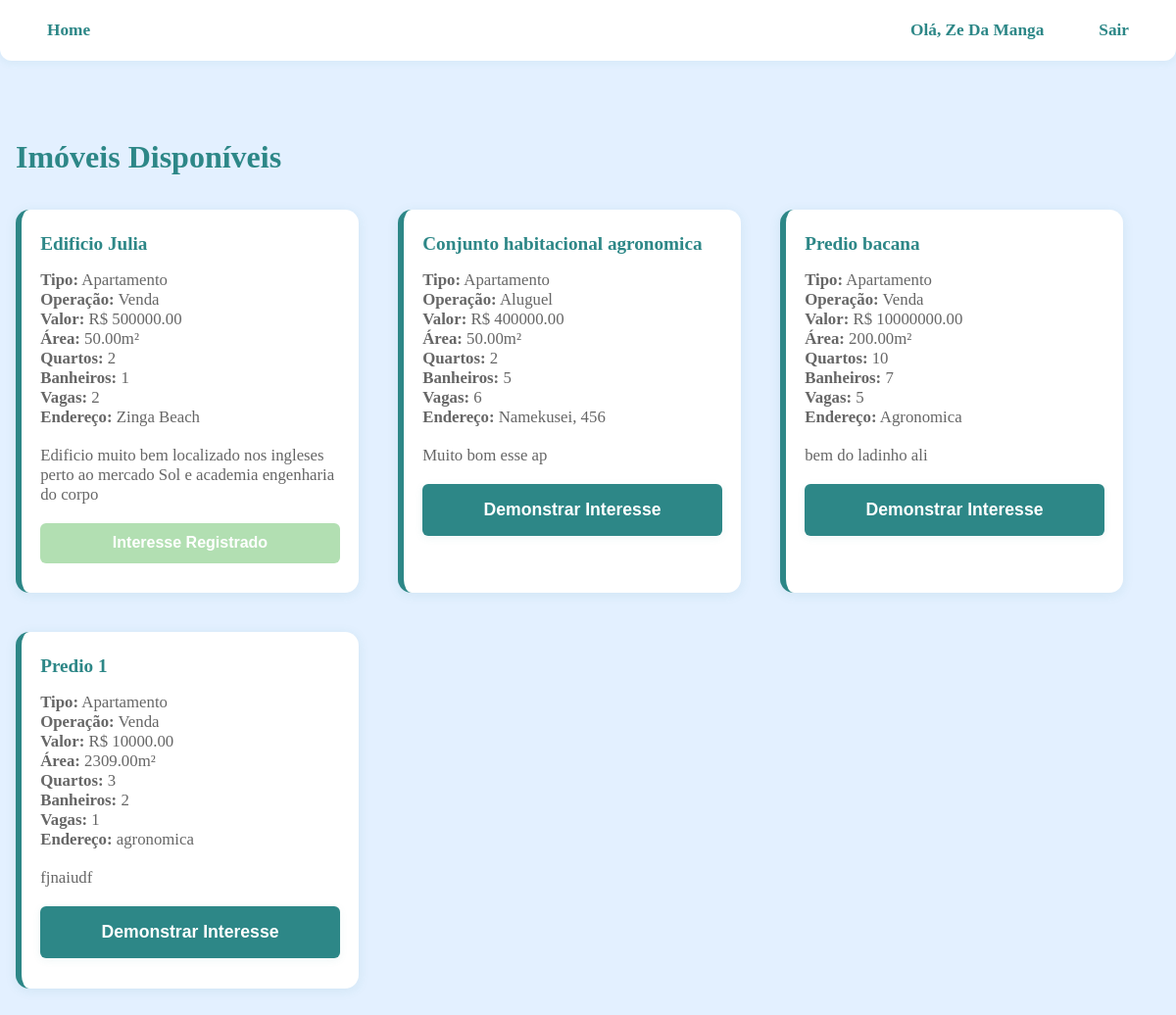
The app's page /imoveis/listar/ (signed in) with its own data.
### usuarios/models.py (models this page shows, shortened)
class CustomUser(AbstractUser):
    class Roles(models.TextChoices):
        CORRETOR = 'CORRETOR', _('Corretor')
        CLIENTE = 'CLIENTE', _('Cliente')
    telefone = models.CharField(max_length=20, blank=True, null=True)
    cpf = models.CharField(max_length=14, unique=True, blank=True, null=True)
    endereco = models.CharField(max_length=200, blank=True, null=True)
    role = models.CharField(
        max_length=10,
        choices=Roles.choices,
        verbose_name='Tipo de Usuário',
        help_text='Selecione se é Cliente ou Corretor'
    )
    def is_cliente(self):
        return self.role == self.Roles.CLIENTE

### imobiliaria/models.py (models this page shows, shortened)
class Imovel(models.Model):
    TIPO_CHOICES = [
        ('CASA', 'Casa'),
        ('APARTAMENTO', 'Apartamento'),
        ('COMERCIAL', 'Comercial'),
        ('TERRENO', 'Terreno'),
    ]
    STATUS_CHOICES = [
        ('DISPONIVEL', 'Disponível'),
        ('VENDIDO', 'Vendido'),
        ('ALUGADO', 'Alugado'),
    ]
    OPERACAO_CHOICES = [
        ('VENDA', 'Venda'),
        ('ALUGUEL', 'Aluguel'),
    ]
    titulo = models.CharField(max_length=200)
    descricao = models.TextField()
    tipo = models.CharField(max_length=20, choices=TIPO_CHOICES)
    endereco = models.CharField(max_length=200)
    area = models.DecimalField(max_digits=10, decimal_places=2)
    quartos = models.IntegerField()
    banheiros = models.IntegerField()
    vagas_garagem = models.IntegerField()
    valor = models.DecimalField(max_digits=12, decimal_places=2)
    status = models.CharField(max_length=20, choices=STATUS_CHOICES, default='DISPONIVEL')
    operacao = models.CharField(max_length=20, choices=OPERACAO_CHOICES)
    corretor = models.ForeignKey(CustomUser, on_delete=models.CASCADE)
    data_cadastro = models.DateTimeField(auto_now_add=True)
    data_atualizacao = models.DateTimeField(auto_now=True)

### imobiliaria/views.py (the view)
# urls.py: path('imoveis/listar/', views.listar_imoveis, name='listar_imoveis'),
@login_required
def listar_imoveis(request):
    imoveis = Imovel.objects.filter(status='DISPONIVEL')
    if request.user.is_cliente():
        interesses_usuario = Interesse.objects.filter(cliente=request.user)
        imoveis_com_interesse = [interesse.imovel.id for interesse in interesses_usuario]
    else:
        imoveis_com_interesse = []
    return render(request, 'pages/listar_imoveis.html', {
        'imoveis': imoveis,
        'imoveis_com_interesse': imoveis_com_interesse
    })

### imobiliaria/templates/pages/listar_imoveis.html (shortened to what this page needs)
{% extends 'base.html' %}
{% block content %}
<div class="property-list-container">
    <h2>Imóveis Disponíveis</h2>
    {% if imoveis %}
        <div class="property-list-row">
            {% for imovel in imoveis %}
                <div class="property-list-card">
                    <h5>{{ imovel.titulo }}</h5>
                    <p>
                        <strong>Tipo:</strong> {{ imovel.get_tipo_display }}<br>
                        <strong>Operação:</strong> {{ imovel.get_operacao_display }}<br>
                        <strong>Valor:</strong> R$ {{ imovel.valor }}<br>
                        <strong>Área:</strong> {{ imovel.area }}m²<br>
                        <strong>Quartos:</strong> {{ imovel.quartos }}<br>
                        <strong>Banheiros:</strong> {{ imovel.banheiros }}<br>
                        <strong>Vagas:</strong> {{ imovel.vagas_garagem }}<br>
                        <strong>Endereço:</strong> {{ imovel.endereco }}
                    </p>
                    <p>{{ imovel.descricao }}</p>
                    {% if user.is_cliente %}
                        {% if imovel.id in imoveis_com_interesse %}
                            <button class="btn btn-success" disabled>Interesse Registrado</button>
                        {% else %}
                            <form method="post" action="{% url 'demonstrar_interesse' imovel.id %}" style="width:100%;">
                                <button type="submit" class="btn btn-primary">Demonstrar Interesse</button>
                            </form>
                        {% endif %}
                    {% endif %}
                </div>
            {% endfor %}
        </div>
    {% else %}
        <div class="property-list-alert">
            Não há imóveis disponíveis no momento.
        </div>
    {% endif %}
</div>
{% endblock %}

### imobiliaria/templates/partials/navbar.html
<nav class="navbar">
    <ul>
        <li><a href="{% url 'index' %}">Home</a></li>
    </ul>
    <ul>
        <li><a href="#">Olá, {{ user.first_name }}</a></li>
        <li><a href="{% url 'sair' %}">Sair</a></li>
    </ul>
</nav>

### static/scss/base.css (style rules this page uses)
* { margin: 0; padding: 0; box-sizing: border-box; }
body { background-color: #E3F0FF; }
.navbar { background: #fff; box-shadow: 0 2px 8px rgba(44, 135, 135, 0.08); padding: 0.8rem 2rem; display: flex; justify-content: space-between; align-items: center; border-radius: 0 0 12px 12px; position: relative; z-index: 10; }
.navbar ul { display: flex; gap: 1.5rem; margin: 0; padding: 0; align-items: center; }
.navbar ul li { list-style: none; }
.navbar ul li a { color: #2D8787; font-weight: 600; text-decoration: none; font-size: 1.08rem; padding: 0.5rem 1rem; border-radius: 6px; transition: background 0.2s, color 0.2s; display: block; }
.btn-primary, .btn.btn-primary { background: #2D8787; color: #fff; border: none; border-radius: 6px; padding: 1rem 2rem; font-size: 1.1rem; font-weight: 600; margin-bottom: 1rem; transition: background 0.2s; box-shadow: 0 2px 8px rgba(45, 135, 135, 0.08); cursor: pointer; text-decoration: none; display: block; }
.property-list-container { max-width: 1200px; margin: 3rem auto 0 auto; padding: 2rem 1rem; background: none; }
.property-list-container h2 { color: #2D8787; font-size: 2rem; font-weight: 700; margin-bottom: 2.2rem; text-align: left; }
.property-list-row { display: flex; flex-wrap: wrap; gap: 2.5rem 2rem; justify-content: flex-start; }
.property-list-card { background: #fff; border-radius: 14px; box-shadow: 0 2px 12px rgba(44, 135, 135, 0.10); padding: 1.5rem 1.2rem 1.2rem 1.2rem; flex: 1 1 320px; min-width: 300px; max-width: 350px; display: flex; flex-direction: column; align-items: flex-start; margin-bottom: 0; border-left: 6px solid #2D8787; position: relative; }
.property-list-card:not(:last-child) { margin-right: 0.5rem; }
.property-list-card h5 { color: #2D8787; font-size: 1.2rem; font-weight: 600; margin-bottom: 1rem; }
.property-list-card p { color: #666; font-size: 1.05rem; margin-bottom: 1.2rem; }
.property-list-card .btn-primary, .property-list-card .btn-success { width: 100%; margin-bottom: 0.7rem; }
.property-list-card .btn-success { background: #4CAF50; color: #fff; border: none; border-radius: 6px; padding: 0.7rem 1.2rem; font-size: 1rem; font-weight: 600; transition: background 0.2s; cursor: pointer; }
.property-list-card .btn-success:disabled { background: #b2dfb2; color: #fff; cursor: not-allowed; }

### records on screen
CustomUser: first_name "Ze Da Manga"
Imovel: titulo "Edificio Julia", tipo "Apartamento", operacao "Venda", valor "500000.00", area "50.00", quartos "2", banheiros "1", vagas_garagem "2", endereco "Zinga Beach", descricao "Edificio muito bem localizado nos ingleses perto ao mercado Sol e academia engenharia do corpo", shows "Interesse Registrado"
Imovel: titulo "Conjunto habitacional agronomica", tipo "Apartamento", operacao "Aluguel", valor "400000.00", area "50.00", quartos "2", banheiros "5", vagas_garagem "6", endereco "Namekusei, 456", descricao "Muito bom esse ap", shows "Demonstrar Interesse"
Imovel: titulo "Predio bacana", tipo "Apartamento", operacao "Venda", valor "10000000.00", area "200.00", quartos "10", banheiros "7", vagas_garagem "5", endereco "Agronomica", descricao "bem do ladinho ali", shows "Demonstrar Interesse"
Imovel: titulo "Predio 1", tipo "Apartamento", operacao "Venda", valor "10000.00", area "2309.00", quartos "3", banheiros "2", vagas_garagem "1", endereco "agronomica", descricao "fjnaiudf", shows "Demonstrar Interesse"
